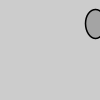
Frame 1 (no input)
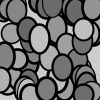
Frame 60 (the mouse pressed at the canvas centre just before this capture)
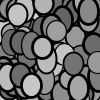
Frame 120 (the mouse held since frame 60 and released just before this capture)

The Processing sketch that drew these frames (run headless with seeded random() and noise(); from frame 60 on, the mouse is pressed at the canvas centre):

// Processing sketch: androidGetLocale
// ── androidGetLocale.pde
/**
* This sketch shows how Locale can be used
* to determine current system language.
* For more extensive version of documentation
* re android behaviour of Locale see:
* @see http://developer.android.com/reference/java/util/Locale.html

* Note that Locale is part of standard java distribution and
* works both in Android AND Java modes.
* @author Dimitry Kireyenkov
*/

import java.util.Locale;
void setup(){
     String dispLang = Locale.getDefault().getDisplayLanguage();
     println("displLang: " + dispLang); // returns "English"

     
     // returns language as specified by the  ISO639-2
     // (See first column of the page below) 
     // http://www.loc.gov/standards/iso639-2/php/code_list.php
     String iso3lang = Locale.getDefault().getISO3Language();
     println("iso3lang: " + iso3lang);   // returns "eng"
}


void draw(){
   drawRandomCircles();
}

void drawRandomCircles(){
   pushStyle();
   fill(random(100,200));
   strokeWeight(random(1,3));   
   ellipse(random(width),
           random(height),
           random(20,20),
           random(20,30)
           );
   
   popStyle();
}
